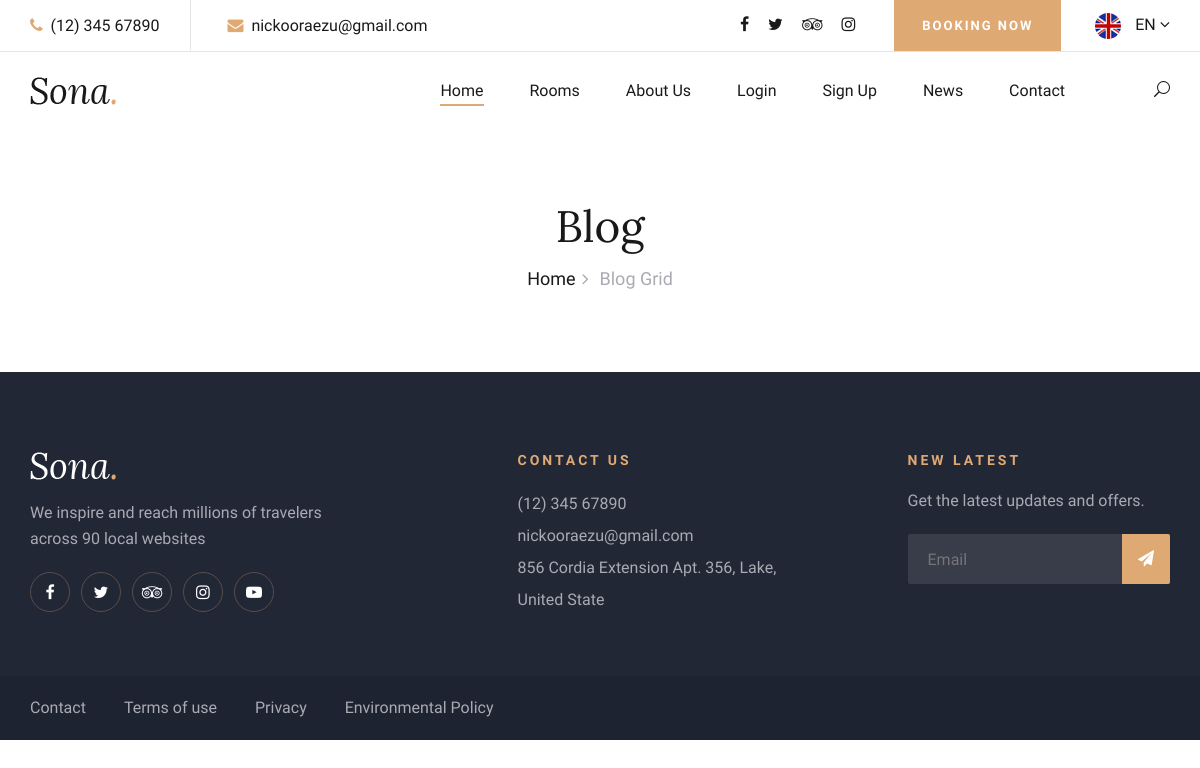
The app's page /news/blog, older data.
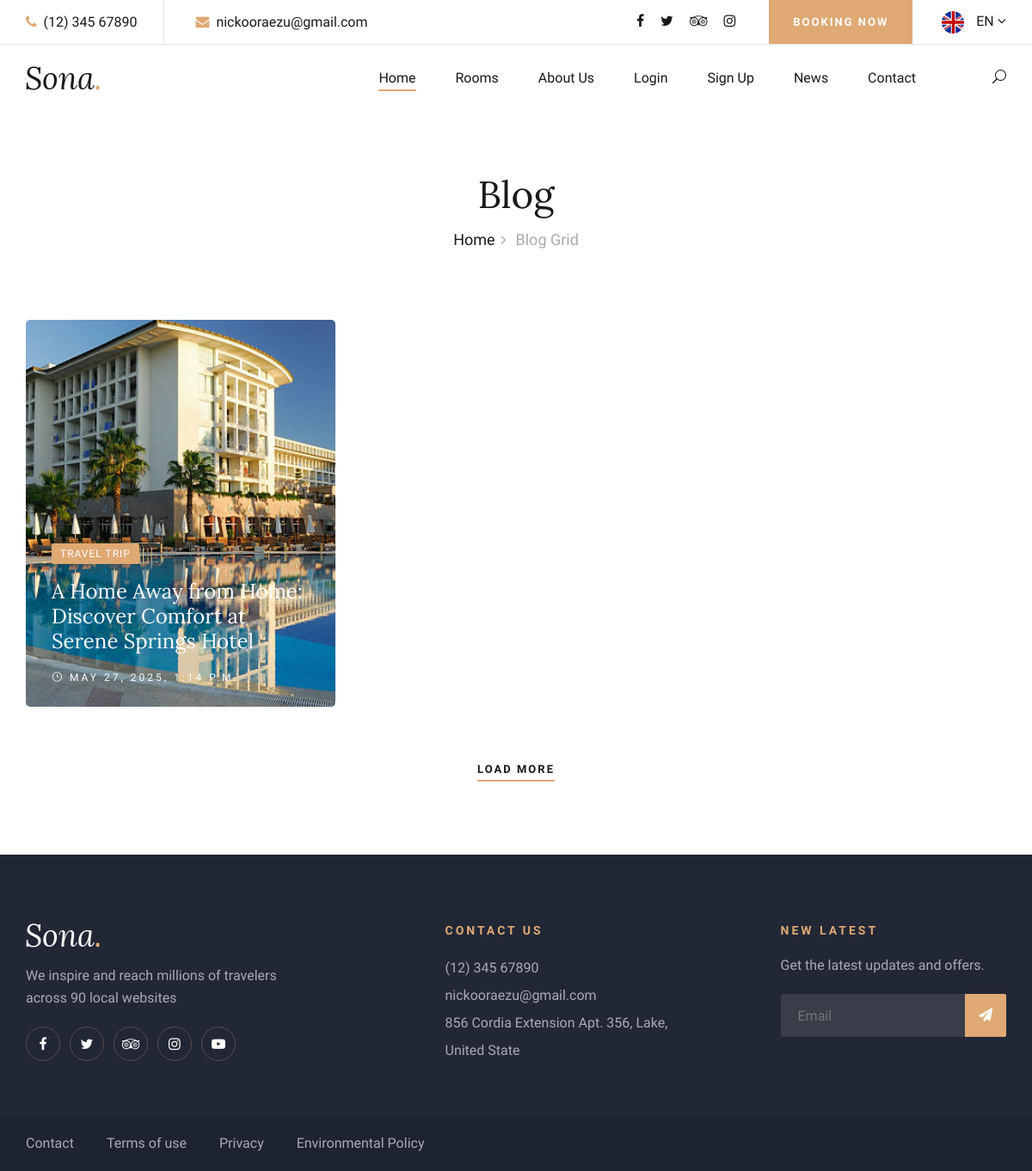
The same page, newer data.
### news/models.py (models this page shows, shortened)
class BlogPost(models.Model):
    title=models.CharField(max_length=200)
    slug=models.SlugField(max_length=120 ,unique=True, blank=True)
    author=models.ForeignKey(settings.AUTH_USER_MODEL, on_delete=models.SET_NULL,null=True)
    category = models.ForeignKey(BlogCategory, on_delete=models.SET_NULL, null=True)
    blog_image=models.ImageField(upload_to='blog_images/',null=True , blank=True)
    content=models.TextField(max_length=500)
    created_at=models.DateTimeField(auto_now_add=True)
    updated_at=models.DateTimeField(auto_now=True)
    is_published=models.BooleanField(default=True)

### news/views.py (the view)
# urls.py: path('blog',views.blogs,name='blogs'),
def blogs(request):
    blogs=BlogPost.objects.all()
    context={
        'blogs': blogs
    }
    return render(request,'blog.html',context)

### templates/blog.html
{% extends "base.html" %}
{%block pagecontent%}
{%load static%}
    <div class="breadcrumb-section">
        <div class="container">
            <div class="row">
                <div class="col-lg-12">
                    <div class="breadcrumb-text">
                        <h2>Blog</h2>
                        <div class="bt-option">
                            <a href="./home.html">Home</a>
                            <span>Blog Grid</span>
                        </div>
                    </div>
                </div>
            </div>
        </div>
    </div>
     {% for blog in blogs %}
    <section class="blog-section blog-page spad">
        <div class="container">
            <div class="row">
                <div class="col-lg-4 col-md-6">
                    <div class="blog-item set-bg" data-setbg="{{blog.blog_image.url}}">
                        <div class="bi-text">
                            <span class="b-tag">Travel Trip</span>
                            <h4><a href="{% url 'blog_details' blog.id %}">{{blog.title}}</a></h4>
                            <div class="b-time"><i class="icon_clock_alt"></i> {{blog.created_at}}</div>
                        </div>
                    </div>
                </div>
                <div class="col-lg-12">
                    <div class="load-more">
                        <a href="#" class="primary-btn">Load More</a>
                    </div>
                </div>
            </div>
        </div>
    </section>
    {% endfor %}
    {%endblock%}

Row changes from the older to the newer data that the page shows:
added BlogPost: title "A Home Away from Home: Discover Comfort at Serene Springs Hotel", created_at "MAY 27, 2025, 1:14 P.M."
